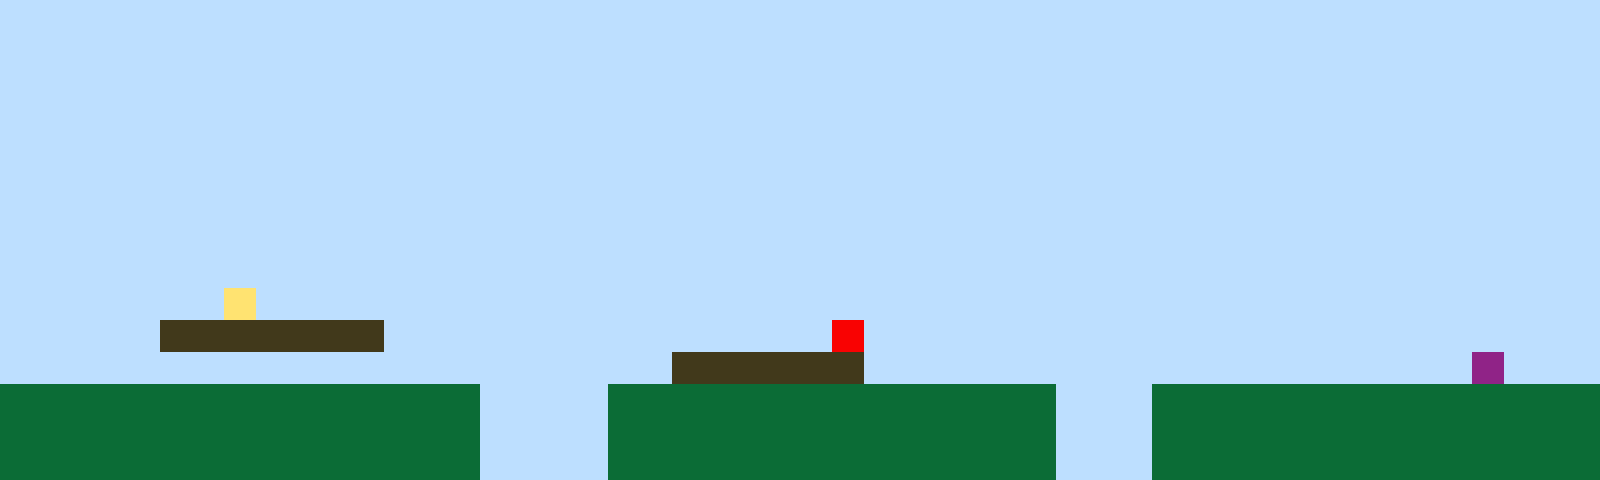

Rendered tile map (Tiled .tmx) drawn with the repository's tilesets; below, a short description and the full map source, tile grids included:
An orthogonal 50x15 tile map with 32x32 px tiles, 1 tile layer (Tile Layer 1).

<map version="1.10" tiledversion="1.11.2" orientation="orthogonal" renderorder="right-up" width="50" height="15" tilewidth="32" tileheight="32" infinite="0" nextlayerid="2" nextobjectid="1"><editorsettings><export target="map1.csv" format="csv" /></editorsettings><tileset firstgid="1" name="sprites" tilewidth="32" tileheight="32" tilecount="6" columns="3"><image source="sprites.png" width="96" height="64" /></tileset><layer id="1" name="Tile Layer 1" width="50" height="15"><data encoding="csv">1,1,1,1,1,1,1,1,1,1,1,1,1,1,1,1,1,1,1,1,1,1,1,1,1,1,1,1,1,1,1,1,1,1,1,1,1,1,1,1,1,1,1,1,1,1,1,1,1,1,1,1,1,1,1,1,1,1,1,1,1,1,1,1,1,1,1,1,1,1,1,1,1,1,1,1,1,1,1,1,1,1,1,1,1,1,1,1,1,1,1,1,1,1,1,1,1,1,1,1,1,1,1,1,1,1,1,1,1,1,1,1,1,1,1,1,1,1,1,1,1,1,1,1,1,1,1,1,1,1,1,1,1,1,1,1,1,1,1,1,1,1,1,1,1,1,1,1,1,1,1,1,1,1,1,1,1,1,1,1,1,1,1,1,1,1,1,1,1,1,1,1,1,1,1,1,1,1,1,1,1,1,1,1,1,1,1,1,1,1,1,1,1,1,1,1,1,1,1,1,1,1,1,1,1,1,1,1,1,1,1,1,1,1,1,1,1,1,1,1,1,1,1,1,1,1,1,1,1,1,1,1,1,1,1,1,1,1,1,1,1,1,1,1,1,1,1,1,1,1,1,1,1,1,1,1,1,1,1,1,1,1,1,1,1,1,1,1,1,1,1,1,1,1,1,1,1,1,1,1,1,1,1,1,1,1,1,1,1,1,1,1,1,1,1,1,1,1,1,1,1,1,1,1,1,1,1,1,1,1,1,1,1,1,1,1,1,1,1,1,1,1,1,1,1,1,1,1,1,1,1,1,1,1,1,1,1,1,1,1,1,1,1,1,1,1,1,1,1,1,1,1,1,1,1,1,1,1,1,1,1,1,1,1,1,1,1,1,1,1,1,1,1,1,1,1,1,1,1,1,1,1,1,1,1,1,1,1,1,1,1,1,1,1,1,1,1,1,1,1,1,1,1,1,1,1,1,1,1,1,1,1,1,1,1,1,1,1,1,1,1,1,1,1,1,1,1,1,1,1,1,1,1,1,1,1,1,1,1,1,1,1,1,1,1,1,1,1,1,1,1,1,1,1,1,1,1,4,1,1,1,1,1,1,1,1,1,1,1,1,1,1,1,1,1,1,1,1,1,1,1,1,1,1,1,1,1,1,1,1,1,1,1,1,1,1,1,1,1,1,1,1,1,1,1,3,3,3,3,3,3,3,1,1,1,1,1,1,1,1,1,1,1,1,1,1,5,1,1,1,1,1,1,1,1,1,1,1,1,1,1,1,1,1,1,1,1,1,1,1,1,1,1,1,1,1,1,1,1,1,1,1,1,1,1,1,1,1,1,1,1,3,3,3,3,3,3,1,1,1,1,1,1,1,1,1,1,1,1,1,1,1,1,1,1,1,6,1,1,1,2,2,2,2,2,2,2,2,2,2,2,2,2,2,2,1,1,1,1,2,2,2,2,2,2,2,2,2,2,2,2,2,2,1,1,1,2,2,2,2,2,2,2,2,2,2,2,2,2,2,2,2,2,2,2,2,2,2,2,2,2,2,2,2,2,1,1,1,1,2,2,2,2,2,2,2,2,2,2,2,2,2,2,1,1,1,2,2,2,2,2,2,2,2,2,2,2,2,2,2,2,2,2,2,2,2,2,2,2,2,2,2,2,2,2,1,1,1,1,2,2,2,2,2,2,2,2,2,2,2,2,2,2,1,1,1,2,2,2,2,2,2,2,2,2,2,2,2,2,2</data></layer></map>
